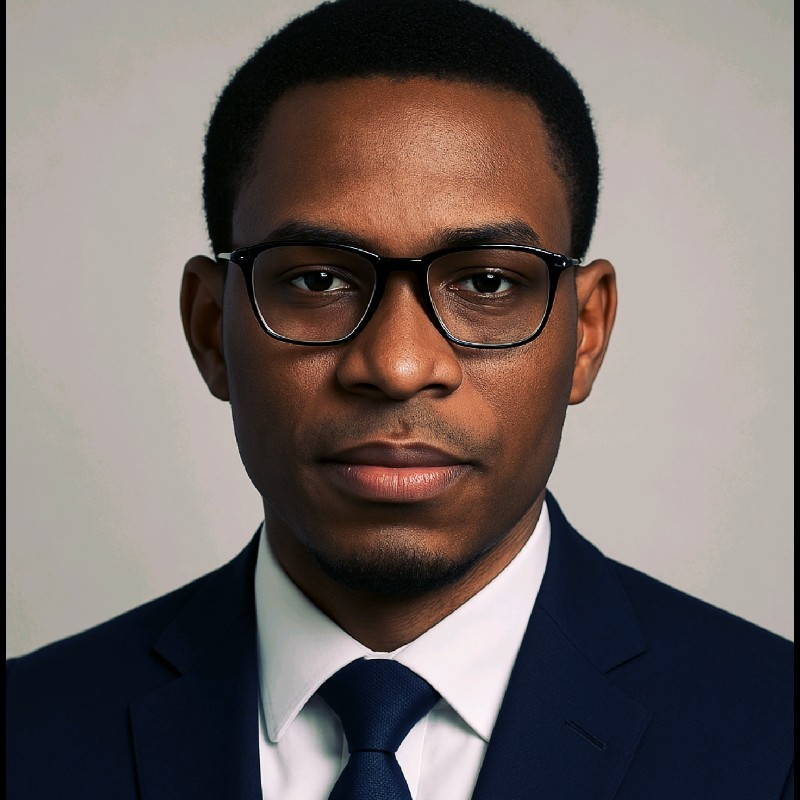
#> input picture tools/source-photo.jpg, 800 x 800 px
$ python portrait.py source-photo.jpg source-photo.jpg source-photo.jpg 3
#> lines starting #> are read from the running program, lines starting #| are printed output that depends on the picture; after the words box and inside, x2 and y2 are one past the last pixel; in counts of white or black regions, pixels touching at a corner belong together
"""Turn a portrait photo into hologram points: x, y, z, shade, jaw.

Background is removed by flood-filling the low-saturation grey that touches the
image border. Depth is a soft relief from the blurred subject mask plus a little
luminance detail. Shade is locally equalised luminance plus edges, so glasses,
eyes and lips read clearly as light.
"""
import sys, base64, json
import numpy as np
from PIL import Image
from scipy import ndimage as ndi

src, out_bin, out_preview = sys.argv[1], sys.argv[2], sys.argv[3]
N = int(sys.argv[4]) if len(sys.argv) > 4 else 46000
im = Image.open(src).convert("RGB")
#> im is the input picture: PIL image 800x800 RGB; mean R, G, B 114.6, 104.3, 101.4
a = np.asarray(im).astype(np.float32)
H, W, _ = a.shape
#> H = 800; W = 800
crop = 8
a = a[crop:H - crop, crop:W - crop]
#> a: shape (784, 784, 3) float32
H, W, _ = a.shape
#> H = 784; W = 784

r, g, b = a[..., 0], a[..., 1], a[..., 2]
mx, mn = a.max(-1), a.min(-1)
sat = (mx - mn) / np.maximum(mx, 1)
val = mx
cand = (sat < 0.12) & (val > 120) & (val < 235)
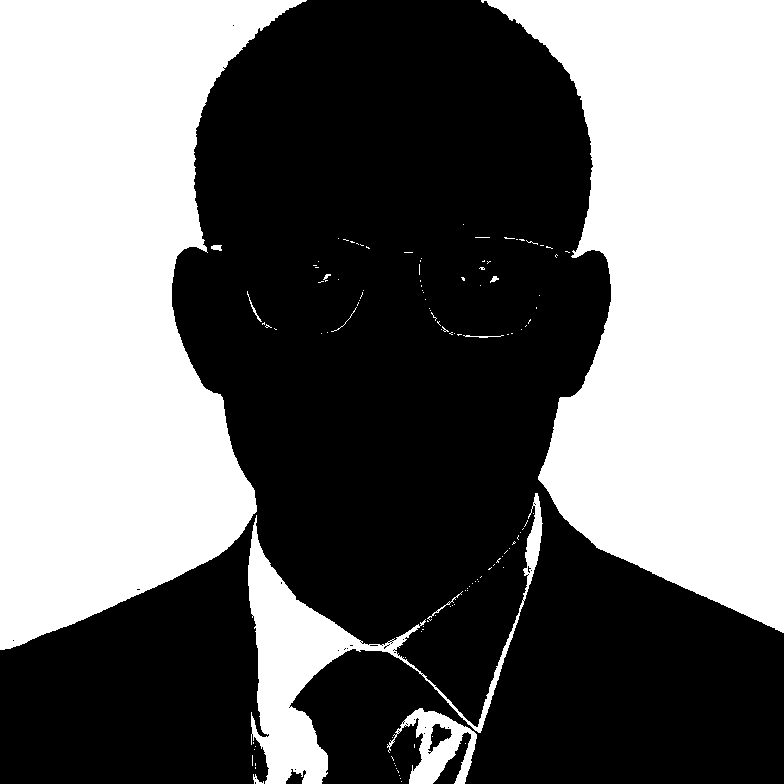
#> cand: shape (784, 784) bool; 44.3% white; 121 white regions (109 under 20 px), largest, box (x1, y1, x2, y2) and area: (0, 0, 307, 650) 130131, (481, 0, 784, 633) 123002, (248, 493, 543, 784) 15480
lab, n = ndi.label(cand)
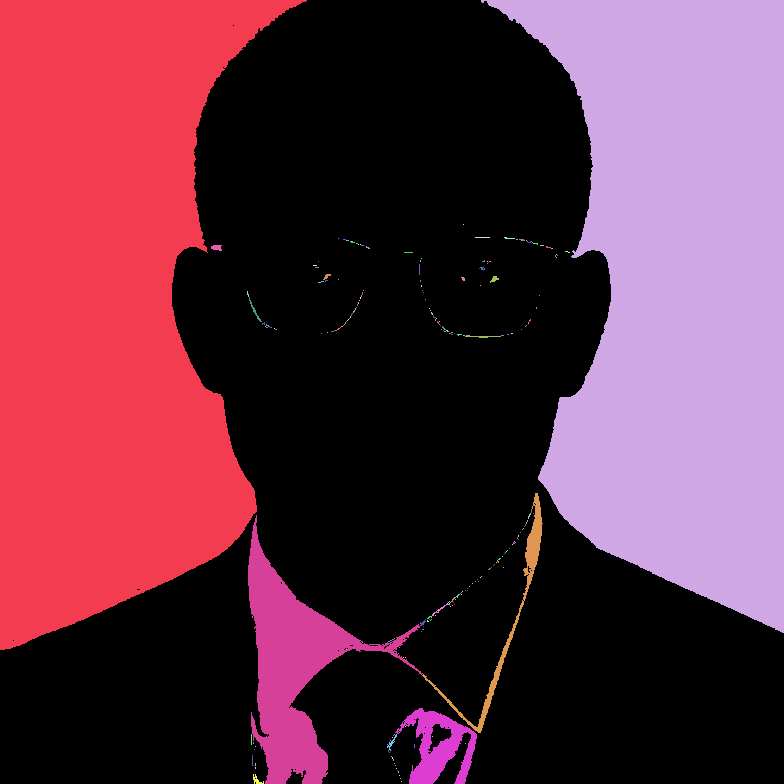
#> lab: shape (784, 784) int32; 245 distinct labels, from 0 to 244; one colour per label, 0 black
#> n = 244
border = set(np.unique(np.concatenate([lab[0], lab[-1], lab[:, 0], lab[:, -1]]))) - {0}
#> border = 5 items
bg = np.isin(lab, list(border))
#> bg: shape (784, 784) bool; 43.9% white; 5 white regions, box (x1, y1, x2, y2) and area: (0, 0, 307, 650) 130130, (481, 0, 784, 633) 123002, (248, 515, 423, 784) 13725, (395, 708, 477, 784) 2832, (253, 774, 264, 784) 47
bg = ndi.binary_opening(bg, iterations=2)
#> bg: shape (784, 784) bool; 43.8% white; 7 white regions (3 under 20 px), largest, box (x1, y1, x2, y2) and area: (0, 0, 301, 650) 130069, (487, 0, 784, 632) 122947, (248, 529, 412, 784) 13388, (404, 708, 477, 784) 2734
subj = ~bg
subj = ndi.binary_closing(subj, iterations=3)
#> subj: shape (784, 784) bool; 55.7% white; 3 black regions, box (x1, y1, x2, y2) and area: (0, 0, 784, 784) 272157, (385, 636, 404, 653) 132, (376, 644, 383, 651) 25
subj = ndi.binary_fill_holes(subj)
#> subj: shape (784, 784) bool; 55.7% white; 1 black region, box (x1, y1, x2, y2) and area: (0, 0, 784, 784) 272157
# keep the biggest blob only
lab2, n2 = ndi.label(subj)
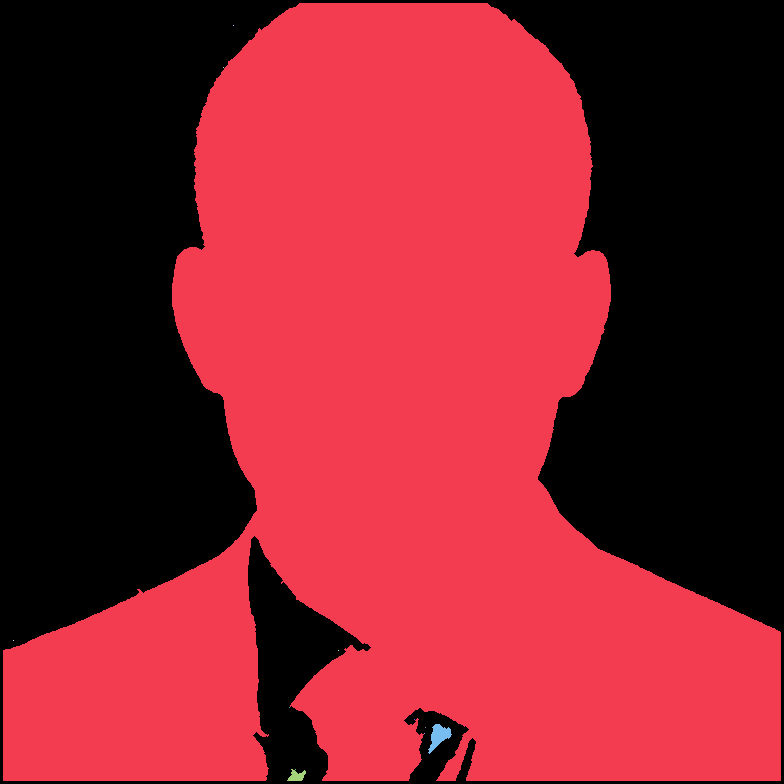
#> lab2: shape (784, 784) int32; 13 distinct labels, from 0 to 12; one colour per label, 0 black
#> n2 = 12
if n2 > 1:
    sizes = ndi.sum(subj, lab2, range(1, n2 + 1))
#> sizes = [342008, 1, 1, 1, 1, 1, 1, 345, 1, 1, 137, 1]
    subj = lab2 == (1 + int(np.argmax(sizes)))
#> subj: shape (784, 784) bool; 55.6% white; 1 black region, box (x1, y1, x2, y2) and area: (0, 0, 784, 784) 272648

lum = 0.299 * r + 0.587 * g + 0.114 * b
# local contrast: subtract a heavy blur, divide by local std (cheap CLAHE stand-in)
mu = ndi.gaussian_filter(lum, 18)
sd = np.sqrt(np.maximum(ndi.gaussian_filter((lum - mu) ** 2, 18), 1))
loc = np.clip(0.5 + (lum - mu) / (3.2 * sd), 0, 1)
glob = (lum - lum[subj].min()) / (np.percentile(lum[subj], 99) - lum[subj].min() + 1e-6)
edges = np.hypot(ndi.sobel(ndi.gaussian_filter(lum, 1.2), 0), ndi.sobel(ndi.gaussian_filter(lum, 1.2), 1))
edges = np.clip(edges / np.percentile(edges[subj], 97), 0, 1)
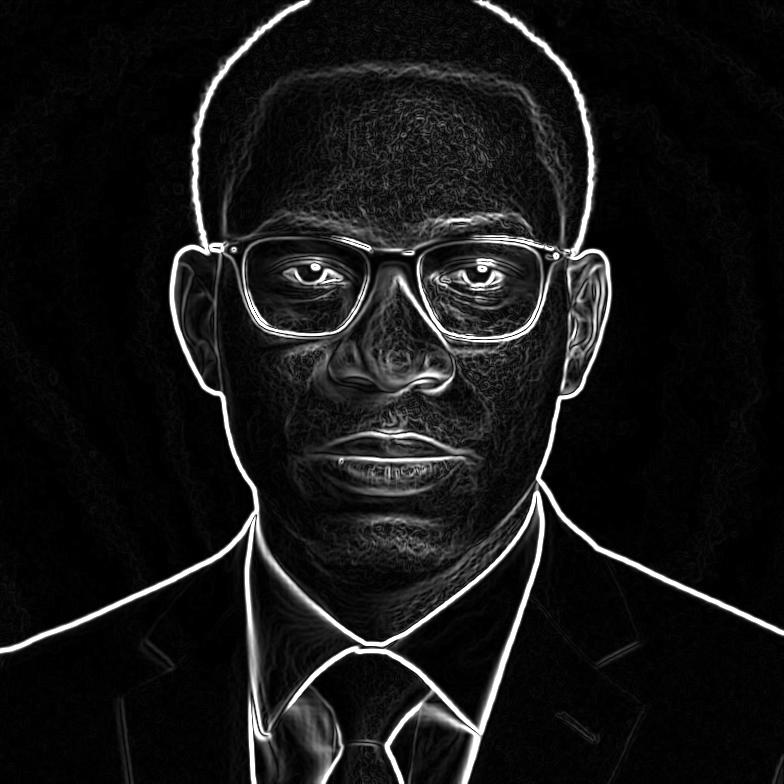
#> edges: shape (784, 784) float32; min 0, max 1, mean 0.0878
shade = np.clip(0.18 + 0.55 * loc + 0.35 * np.clip(glob, 0, 1) + 0.45 * edges, 0, 1.3)
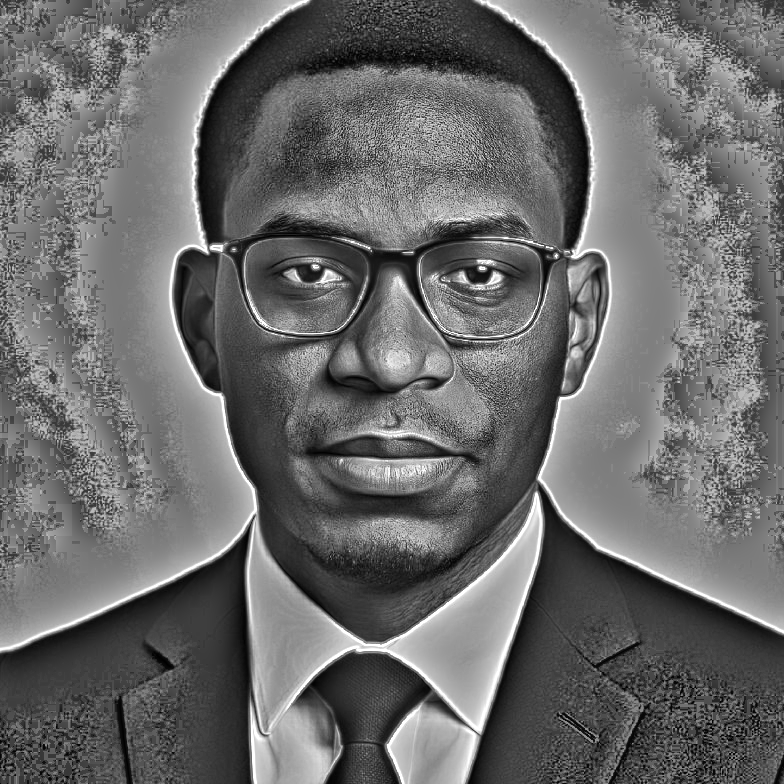
#> shade: shape (784, 784) float32; min 0.182, max 1.3, mean 0.651; drawn with min black and max white

# relief depth: rounded from the mask, extra bulge for the head
soft = ndi.gaussian_filter(subj.astype(np.float32), 38)
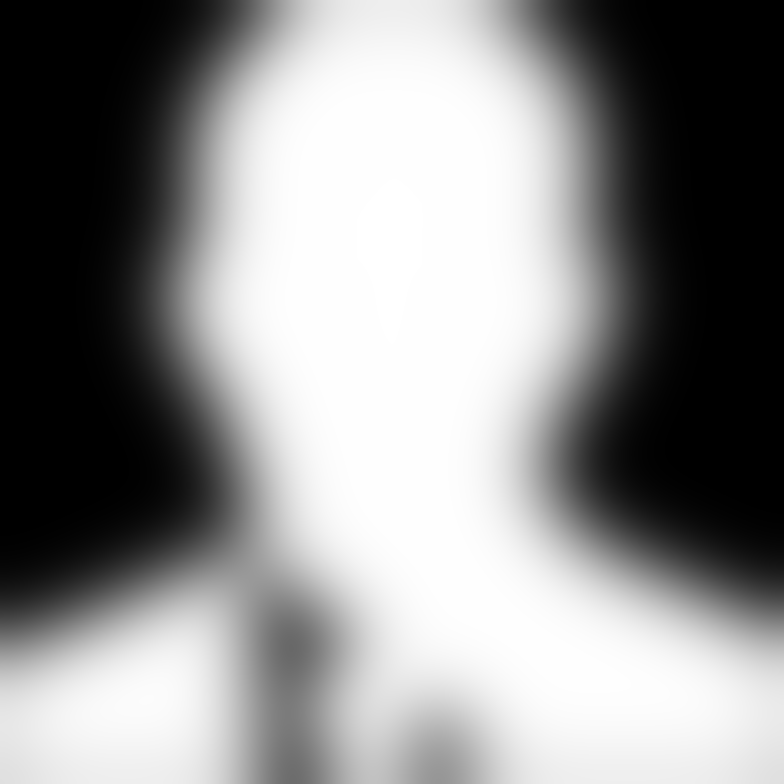
#> soft: shape (784, 784) float32; min 0, max 1, mean 0.556
yy, xx = np.mgrid[0:H, 0:W]
hx, hy = W * 0.5, H * 0.40
#> hx = 392; hy = 313.6
head = np.clip(1 - ((xx - hx) / (W * 0.30)) ** 2 - ((yy - hy) / (H * 0.40)) ** 2, 0, 1) ** 0.5
nose = np.exp(-(((xx - W * 0.5) / (W * 0.05)) ** 2 + ((yy - H * 0.47) / (H * 0.07)) ** 2))
depth = 0.16 * soft + 0.20 * head + 0.05 * nose + 0.025 * (glob - 0.5)
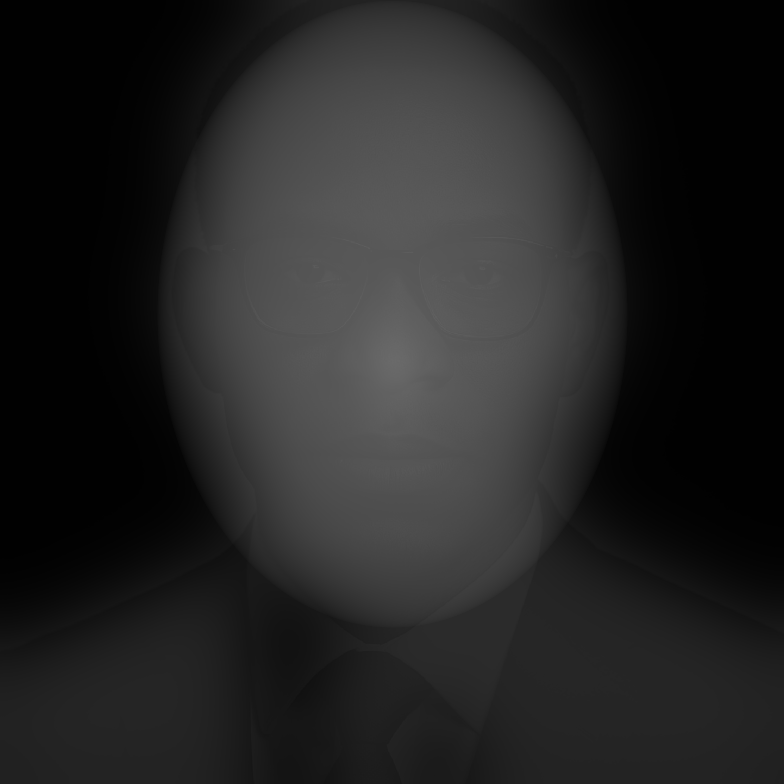
#> depth: shape (784, 784) float64; min 0.00404, max 0.419, mean 0.139

# jaw region (below the mouth line) for speech motion
mouth_y = H * 0.585
#> mouth_y = 458.6
jaw = np.clip((yy - mouth_y) / (H * 0.03), 0, 1) * np.clip(1 - (yy - mouth_y) / (H * 0.17), 0, 1) \
    * np.clip(1 - np.abs(xx - W * 0.5) / (W * 0.16), 0, 1)

# sample points with density following shade (bright detail gets more points)
rng = np.random.default_rng(7)
ys, xs = np.nonzero(subj)
w = 0.25 + shade[ys, xs] ** 1.5
# fade out the bottom of the torso so the bust ends softly
w *= np.clip((H - ys) / (H * 0.12), 0.15, 1)
p = w / w.sum()
idx = rng.choice(len(xs), size=N, replace=True, p=p)
#> idx = [188541, 277912, 237714]
px = xs[idx] + rng.random(N) - 0.5
#> px = [528.7, 574.8, 524.4]
py = ys[idx] + rng.random(N) - 0.5
#> py = [522.5, 688.3, 630.3]
X = (px - W / 2) / W * 1.85
#> X = [0.323, 0.431, 0.312]
Y = 0.86 - py / H * 1.86
#> Y = [-0.38, -0.773, -0.635]
Z = depth[ys[idx], xs[idx]] + (rng.random(N) - 0.5) * 0.012
#> Z = [0.239, 0.147, 0.147]
S = shade[ys[idx], xs[idx]]
#> S = [1.14, 0.474, 0.292]
J = jaw[ys[idx], xs[idx]]
#> J = [0, 0, 0]

q = np.empty(N * 5, dtype=np.int16)
q[0::5] = np.round(X * 10000); q[1::5] = np.round(Y * 10000); q[2::5] = np.round(Z * 10000)
q[3::5] = np.round(S * 10000); q[4::5] = np.round(J * 10000)
open(out_bin, "wb").write(q.tobytes())

# preview: front + three-quarter
pv = Image.new("RGB", (1200, 640), (3, 6, 4)); P = pv.load()
for k in range(N):
    for v, ang in ((0, 0.0), (1, 0.55)):
        u = X[k] * np.cos(ang) + Z[k] * np.sin(ang)
        cx = int(300 + v * 600 + u * 320); cy = int(320 - Y[k] * 320)
        if 0 <= cx < 1200 and 0 <= cy < 640:
            c = P[cx, cy]; s = S[k]
            P[cx, cy] = (min(255, c[0] + int(25 * s)), min(255, c[1] + int(150 * s)), min(255, c[2] + int(70 * s)))
pv.save(out_preview)
print("points", N, "subject px", int(subj.sum()), "bin bytes", q.nbytes)
#| points 3 subject px 342008 bin bytes 30
